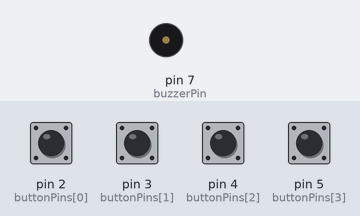
Bench run of a sketch on a simulated Arduino Uno, built with avr-gcc and run on an emulated ATmega328P. On the bench: buzzer (waves = sounding). The test bench sets the inputs (shaded band); at power-on: pin 2 (buttonPins[0]), pin 3 (buttonPins[1]), pin 4 (buttonPins[2]), pin 5 (buttonPins[3]) HIGH.

Above: at 1.2 s.
1.3 s: pin 2 (buttonPins[0]) pulled LOW for 0.15 s
At 1.38 s:
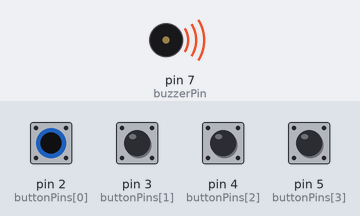
Timing chart, 0 to 4.3 s (numbered marks = the images above; inputs shaded):
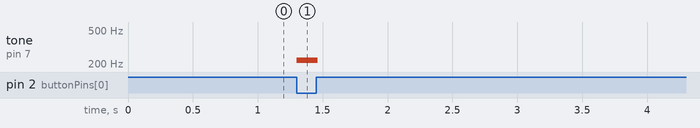

Measured:
- after the input at 1.3 s, tone on pin 7 (buzzerPin): silent → 221 Hz at once, → silent 0.16 s later

The sketch:

Electric_Piano.ino
```cpp
// Buttons on pins 2–6 | Passive buzzer on pin 7
const int buttonPins[4] = {2, 3, 4, 5};  // Button input pins
const int noteFreqs[4]  = {221.63, 278.66, 339.63, 399.23};  // Notes: C4, D4, E4, F4
const int buzzerPin = 7;  // Buzzer output pin
void setup()
{
  for(int i = 0; i < 4; i++)
  {
    pinMode(buttonPins[i], INPUT_PULLUP);  // Buttons connected to GND
  }
  pinMode(buzzerPin, OUTPUT);
}
void loop()
{
  bool anyPressed = false;  // Track if a button is pressed
  for (int i = 0; i < 4; i++)
  {
    if(digitalRead(buttonPins[i]) == LOW)
    { // Button pressed
      tone(buzzerPin, noteFreqs[i]);  // Play corresponding tone
      anyPressed = true;
      break;  // Play only one note at a time
    }
  }
  if(!anyPressed)
  {
    noTone(buzzerPin);  // Silence when no button pressed
  }
  delay(20);  // Small delay for stability and debounce
}
```
